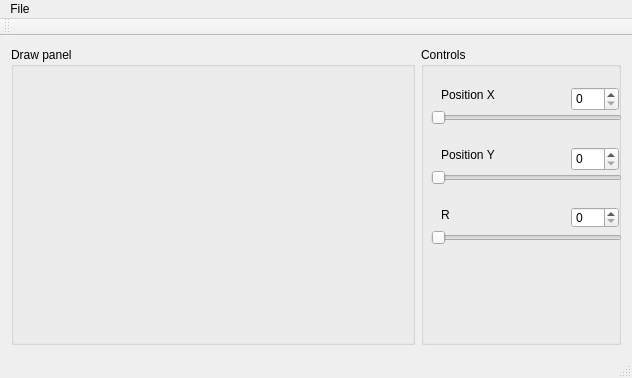
<?xml version="1.0" encoding="UTF-8"?>
<ui version="4.0">
 <class>MainWindow</class>
 <widget class="QMainWindow" name="MainWindow">
  <property name="geometry">
   <rect>
    <x>0</x>
    <y>0</y>
    <width>632</width>
    <height>378</height>
   </rect>
  </property>
  <property name="sizePolicy">
   <sizepolicy hsizetype="Expanding" vsizetype="Preferred">
    <horstretch>0</horstretch>
    <verstretch>0</verstretch>
   </sizepolicy>
  </property>
  <property name="windowTitle">
   <string>MainWindow</string>
  </property>
  <widget class="QWidget" name="centralWidget">
   <property name="sizePolicy">
    <sizepolicy hsizetype="Expanding" vsizetype="Preferred">
     <horstretch>0</horstretch>
     <verstretch>0</verstretch>
    </sizepolicy>
   </property>
   <layout class="QHBoxLayout" name="horizontalLayout">
    <item>
     <widget class="QGroupBox" name="drawBox">
      <property name="sizePolicy">
       <sizepolicy hsizetype="Preferred" vsizetype="Preferred">
        <horstretch>0</horstretch>
        <verstretch>0</verstretch>
       </sizepolicy>
      </property>
      <property name="title">
       <string>Draw panel</string>
      </property>
      <layout class="QVBoxLayout" name="verticalLayout">
       <item>
        <widget class="DrawWidget" name="widget" native="true">
         <property name="sizePolicy">
          <sizepolicy hsizetype="Expanding" vsizetype="Expanding">
           <horstretch>0</horstretch>
           <verstretch>0</verstretch>
          </sizepolicy>
         </property>
         <zorder>controlsBox</zorder>
        </widget>
       </item>
      </layout>
     </widget>
    </item>
    <item>
     <widget class="QGroupBox" name="controlsBox">
      <property name="sizePolicy">
       <sizepolicy hsizetype="Fixed" vsizetype="Preferred">
        <horstretch>0</horstretch>
        <verstretch>0</verstretch>
       </sizepolicy>
      </property>
      <property name="minimumSize">
       <size>
        <width>200</width>
        <height>0</height>
       </size>
      </property>
      <property name="title">
       <string>Controls</string>
      </property>
      <widget class="QSlider" name="positionXSlider">
       <property name="geometry">
        <rect>
         <x>10</x>
         <y>60</y>
         <width>191</width>
         <height>22</height>
        </rect>
       </property>
       <property name="minimumSize">
        <size>
         <width>191</width>
         <height>0</height>
        </size>
       </property>
       <property name="orientation">
        <enum>Qt::Horizontal</enum>
       </property>
      </widget>
      <widget class="QSpinBox" name="positionXSpinBox">
       <property name="geometry">
        <rect>
         <x>150</x>
         <y>40</y>
         <width>48</width>
         <height>24</height>
        </rect>
       </property>
       <property name="minimumSize">
        <size>
         <width>48</width>
         <height>0</height>
        </size>
       </property>
      </widget>
      <widget class="QLabel" name="positionXLabel">
       <property name="geometry">
        <rect>
         <x>20</x>
         <y>40</y>
         <width>61</width>
         <height>16</height>
        </rect>
       </property>
       <property name="minimumSize">
        <size>
         <width>61</width>
         <height>0</height>
        </size>
       </property>
       <property name="text">
        <string>Position X</string>
       </property>
      </widget>
      <widget class="QSlider" name="positionYSlider">
       <property name="geometry">
        <rect>
         <x>10</x>
         <y>120</y>
         <width>191</width>
         <height>22</height>
        </rect>
       </property>
       <property name="minimumSize">
        <size>
         <width>191</width>
         <height>0</height>
        </size>
       </property>
       <property name="orientation">
        <enum>Qt::Horizontal</enum>
       </property>
      </widget>
      <widget class="QSpinBox" name="positionYSpinBox">
       <property name="geometry">
        <rect>
         <x>150</x>
         <y>100</y>
         <width>48</width>
         <height>24</height>
        </rect>
       </property>
       <property name="minimumSize">
        <size>
         <width>48</width>
         <height>0</height>
        </size>
       </property>
      </widget>
      <widget class="QLabel" name="positionYLabel">
       <property name="geometry">
        <rect>
         <x>20</x>
         <y>100</y>
         <width>61</width>
         <height>16</height>
        </rect>
       </property>
       <property name="minimumSize">
        <size>
         <width>61</width>
         <height>0</height>
        </size>
       </property>
       <property name="text">
        <string>Position Y</string>
       </property>
      </widget>
      <widget class="QSlider" name="radiusSlider">
       <property name="geometry">
        <rect>
         <x>10</x>
         <y>180</y>
         <width>191</width>
         <height>22</height>
        </rect>
       </property>
       <property name="minimumSize">
        <size>
         <width>191</width>
         <height>0</height>
        </size>
       </property>
       <property name="orientation">
        <enum>Qt::Horizontal</enum>
       </property>
      </widget>
      <widget class="QSpinBox" name="radiusSpinBox">
       <property name="geometry">
        <rect>
         <x>150</x>
         <y>160</y>
         <width>48</width>
         <height>21</height>
        </rect>
       </property>
       <property name="minimumSize">
        <size>
         <width>48</width>
         <height>0</height>
        </size>
       </property>
      </widget>
      <widget class="QLabel" name="radiusLabel">
       <property name="geometry">
        <rect>
         <x>20</x>
         <y>160</y>
         <width>61</width>
         <height>16</height>
        </rect>
       </property>
       <property name="minimumSize">
        <size>
         <width>61</width>
         <height>0</height>
        </size>
       </property>
       <property name="text">
        <string>R</string>
       </property>
      </widget>
     </widget>
    </item>
   </layout>
  </widget>
  <widget class="QMenuBar" name="menuBar">
   <property name="geometry">
    <rect>
     <x>0</x>
     <y>0</y>
     <width>632</width>
     <height>22</height>
    </rect>
   </property>
   <widget class="QMenu" name="menuFile">
    <property name="title">
     <string>File</string>
    </property>
    <addaction name="actionSave_configuration"/>
    <addaction name="actionLoad_configuration"/>
   </widget>
   <addaction name="menuFile"/>
  </widget>
  <widget class="QToolBar" name="mainToolBar">
   <attribute name="toolBarArea">
    <enum>TopToolBarArea</enum>
   </attribute>
   <attribute name="toolBarBreak">
    <bool>false</bool>
   </attribute>
  </widget>
  <widget class="QStatusBar" name="statusBar"/>
  <action name="actionSave_configuration">
   <property name="text">
    <string>Save configuration</string>
   </property>
  </action>
  <action name="actionLoad_configuration">
   <property name="text">
    <string>Load configuration</string>
   </property>
  </action>
 </widget>
 <layoutdefault spacing="6" margin="11"/>
 <customwidgets>
  <customwidget>
   <class>DrawWidget</class>
   <extends>QWidget</extends>
   <header>drawwidget.h</header>
   <container>1</container>
  </customwidget>
 </customwidgets>
 <resources/>
 <connections>
  <connection>
   <sender>positionXSlider</sender>
   <signal>valueChanged(int)</signal>
   <receiver>positionXSpinBox</receiver>
   <slot>setValue(int)</slot>
   <hints>
    <hint type="sourcelabel">
     <x>515</x>
     <y>105</y>
    </hint>
    <hint type="destinationlabel">
     <x>583</x>
     <y>86</y>
    </hint>
   </hints>
  </connection>
  <connection>
   <sender>positionXSpinBox</sender>
   <signal>valueChanged(int)</signal>
   <receiver>positionXSlider</receiver>
   <slot>setValue(int)</slot>
   <hints>
    <hint type="sourcelabel">
     <x>583</x>
     <y>86</y>
    </hint>
    <hint type="destinationlabel">
     <x>515</x>
     <y>105</y>
    </hint>
   </hints>
  </connection>
  <connection>
   <sender>positionYSpinBox</sender>
   <signal>valueChanged(int)</signal>
   <receiver>positionYSlider</receiver>
   <slot>setValue(int)</slot>
   <hints>
    <hint type="sourcelabel">
     <x>583</x>
     <y>146</y>
    </hint>
    <hint type="destinationlabel">
     <x>515</x>
     <y>165</y>
    </hint>
   </hints>
  </connection>
  <connection>
   <sender>positionYSlider</sender>
   <signal>valueChanged(int)</signal>
   <receiver>positionYSpinBox</receiver>
   <slot>setValue(int)</slot>
   <hints>
    <hint type="sourcelabel">
     <x>515</x>
     <y>165</y>
    </hint>
    <hint type="destinationlabel">
     <x>583</x>
     <y>146</y>
    </hint>
   </hints>
  </connection>
  <connection>
   <sender>radiusSlider</sender>
   <signal>valueChanged(int)</signal>
   <receiver>radiusSpinBox</receiver>
   <slot>setValue(int)</slot>
   <hints>
    <hint type="sourcelabel">
     <x>515</x>
     <y>225</y>
    </hint>
    <hint type="destinationlabel">
     <x>583</x>
     <y>205</y>
    </hint>
   </hints>
  </connection>
  <connection>
   <sender>radiusSpinBox</sender>
   <signal>valueChanged(int)</signal>
   <receiver>radiusSlider</receiver>
   <slot>setValue(int)</slot>
   <hints>
    <hint type="sourcelabel">
     <x>583</x>
     <y>205</y>
    </hint>
    <hint type="destinationlabel">
     <x>515</x>
     <y>225</y>
    </hint>
   </hints>
  </connection>
 </connections>
</ui>
